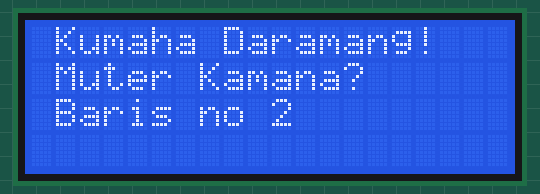
Simulated run of this sketch. Board: Arduino Uno, built with avr-gcc and run on an emulated ATmega328P. On the bench: 20×4 character LCD.

Above: at 0.2 s.
At 4.7 s:
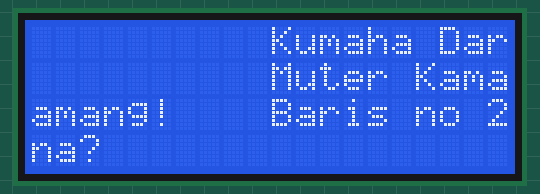
At 9.7 s:
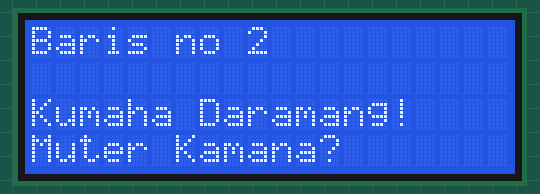
At 19.7 s:
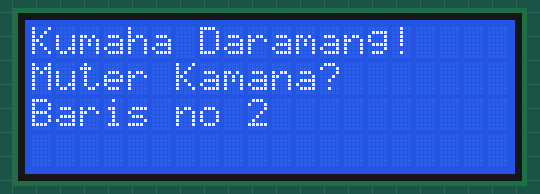
At 29.2 s:
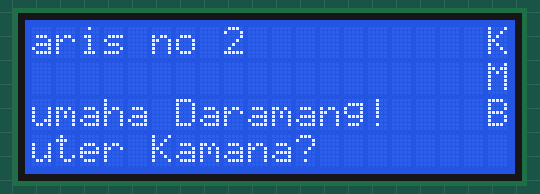
At 39.2 s:
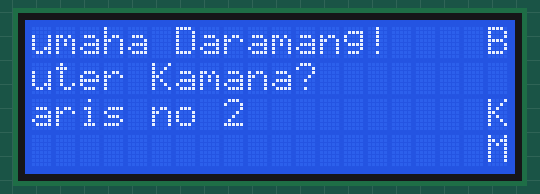

Measured:
- what the display in image 1 shows lasts 0.5 s, from 4.6 s to 5.1 s

The sketch:

kiri_kanan.ino
```cpp
#include <LiquidCrystal_I2C.h>

LiquidCrystal_I2C lcd = LiquidCrystal_I2C(0x27, 20, 4);

void setup() {
  lcd.init();
  lcd.backlight();
  lcd.print("Kumaha Daramang!");
  lcd.setCursor(0, 1);
  lcd.print("Muter Kamana?");
  lcd.setCursor(0, 2);
  lcd.print("Baris no 2");
}
void loop() {
//  lcd.scrollDisplayLeft(); // Geser ke kiri
  lcd.scrollDisplayRight(); // Geser ke kanan
  delay(500);
}
```
